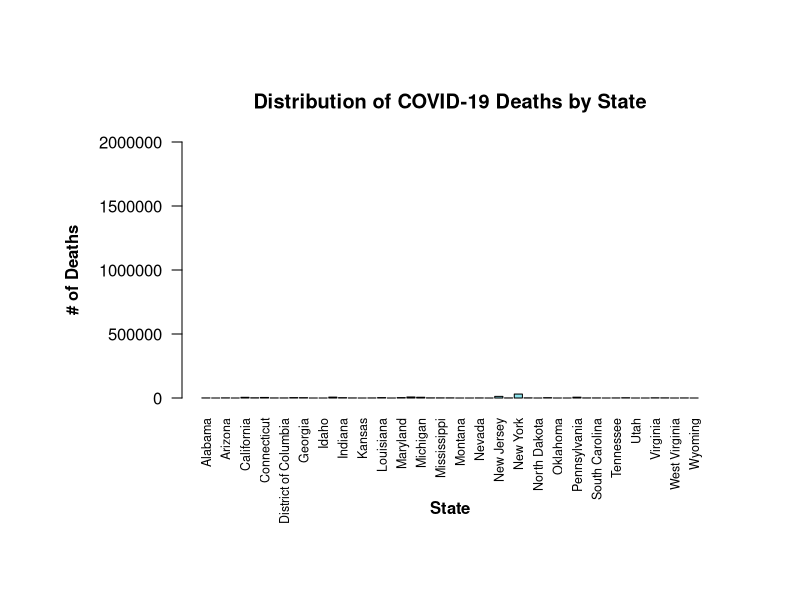
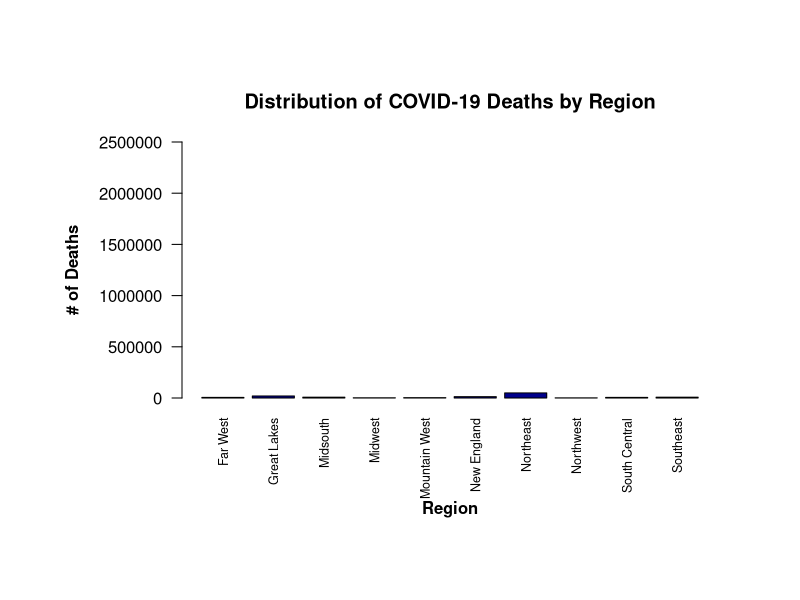

The R script that drew these images, in order:
install.packages("dplyr") 
library(dplyr)
dat <- read.csv("us-states.csv")

## ALABAMA TOTAL DEATHS
AL <- filter(dat, state == "Alabama") %>% select(deaths)
ALtotal <- sum(AL)

## ALASKA TOTAL DEATHS 
AK <- filter(dat, state == "Alaska") %>% select(deaths)
AKtotal <- sum(AK)

## ARIZONA TOTAL DEATHS
AZ <- filter(dat, state == "Arizona") %>% select(deaths)
AZtotal <- sum(AZ)

## ARKANSAS TOTAL DEATHS
AR <- filter(dat, state == "Arkansas") %>% select(deaths)
ARtotal <- sum(AR)

## CALIFORNIA TOTAL DEATHS
CA <- filter(dat, state == "California") %>% select(deaths)
CAtotal <- sum(CA)

## COLORADO TOTAL DEATHS
CO <- filter(dat, state == "Colorado") %>% select(deaths)
COtotal <- sum(CO)

## CONNECTICUT TOTAL DEATHS
CT <- filter(dat, state == "Connecticut") %>% select(deaths)
CTtotal <- sum(CT)

## DELAWARE TOTAL DEATHS
DE <- filter(dat, state == "Delaware") %>% select(deaths)
DEtotal <- sum(DE)

## DISTRICT OF COLUMBIA TOTAL DEATHS
DC <- filter(dat, state == "District of Columbia") %>% select(deaths)
DCtotal <- sum(DC)

## FLORIDA TOTAL DEATHS
FL <- filter(dat, state == "Florida") %>% select(deaths)
FLtotal <- sum(FL)

## GEORGIA TOTAL DEATHS
GA <- filter(dat, state == "Georgia") %>% select(deaths)
GAtotal <- sum(GA)

## HAWAII TOTAL DEATHS
HI <- filter(dat, state == "Hawaii") %>% select(deaths)
HItotal <- sum(HI)

## IDAHO TOTAL DEATHS
ID <- filter(dat, state == "Idaho") %>% select(deaths)
IDtotal <- sum(ID)

## ILLINOIS TOTAL DEATHS
IL <- filter(dat, state == "Illinois") %>% select(deaths)
ILtotal <- sum(IL)

## INDIANA TOTAL DEATHS
IN <- filter(dat, state == "Indiana") %>% select(deaths)
INtotal <- sum(IN)

## IOWA TOTAL DEATHS
IA <- filter(dat, state == "Iowa") %>% select(deaths)
IAtotal <- sum(IA)

## KANSAS TOTAL DEATHS
KS <- filter(dat, state == "Kansas") %>% select(deaths)
KStotal <- sum(KS)

## KENTUCKY TOTAL DEATHS
KY <- filter(dat, state == "Kentucky") %>% select(deaths)
KYtotal <- sum(KY)

## LOUISINANA TOTAL DEATHS
LA <- filter(dat, state == "Louisiana") %>% select(deaths)
LAtotal <- sum(LA)

## MAINE TOTAL DEATHS
ME <- filter(dat, state == "Maine") %>% select(deaths)
MEtotal <- sum(ME)

## MARYLAND TOTAL DEATHS
MD <- filter(dat, state == "Maryland") %>% select(deaths)
MDtotal <- sum(MD)

## MASSACHUSETTS TOTAL DEATHS
MA <- filter(dat, state == "Massachusetts") %>% select(deaths)
MAtotal <- sum(MA)

## MICHIGAN TOTAL DEATHS
MI <- filter(dat, state == "Michigan") %>% select(deaths)
MItotal <- sum(MI)

## MINNESOTA TOTAL DEATHS
MN <- filter(dat, state == "Minnesota") %>% select(deaths)
MNtotal <- sum(MN)

## MISSISSIPPI TOTAL DEATHS
MS <- filter(dat, state == "Mississippi") %>% select(deaths)
MStotal <- sum(MS)

## MISSOURI TOTAL DEATHS
MO <- filter(dat, state == "Missouri") %>% select(deaths)
MOtotal <- sum(MO)

## MONTANA TOTAL DEATHS
MT <- filter(dat, state == "Montana") %>% select(deaths)
MTtotal <- sum(MT)

## NEBRASKA TOTAL DEATHS
NE <- filter(dat, state == "Nebraska") %>% select(deaths)
NEtotal <- sum(NE)

## NEVADA TOTAL DEATHS
NV <- filter(dat, state == "Nevada") %>% select(deaths)
NVtotal <- sum(NV)

## NEW HAMPSHIRE TOTAL DEATHS
NH <- filter(dat, state == "New Hampshire") %>% select(deaths)
NHtotal <- sum(NH)

## NEW JERSEY TOTAL DEATHS
NJ <- filter(dat, state == "New Jersey") %>% select(deaths)
NJtotal <- sum(NJ)

## NEW MEXICO TOTAL DEATHS
NM <- filter(dat, state == "New Mexico") %>% select(deaths)
NMtotal <- sum(NM)

## NEW YORK TOTAL DEATHS
NY <- filter(dat, state == "New York") %>% select(deaths)
NYtotal <- sum(NY)

## NORTH CAROLINA TOTAL DEATHS
NC <- filter(dat, state == "North Carolina") %>% select(deaths)
NCtotal <- sum(NC)

## NORTH DAKOTA TOTAL DEATHS
ND <- filter(dat, state == "North Dakota") %>% select(deaths)
NDtotal <- sum(ND)

## OHIO TOTAL DEATHS
OH <- filter(dat, state == "Ohio") %>% select(deaths)
OHtotal <- sum(OH)

## OKLAHOMA TOTAL DEATHS
OK <- filter(dat, state == "Oklahoma") %>% select(deaths)
OKtotal <- sum(OK)

## OREGON TOTAL DEATHS
OR <- filter(dat, state == "Oregon") %>% select(deaths)
ORtotal <- sum(OR)

## PENNSYLVANIA TOTAL DEATHS
PA <- filter(dat, state == "Pennsylvania") %>% select(deaths)
PAtotal <- sum(PA)

## RHODE ISLAND TOTAL DEATHS
RI <- filter(dat, state == "Rhode Island") %>% select(deaths)
RItotal <- sum(RI)

## SOUTH CAROLINA TOTAL DEATHS
SC <- filter(dat, state == "South Carolina") %>% select(deaths)
SCtotal <- sum(SC)

## SOUTH DAKOTA TOTAL DEATHS
SD <- filter(dat, state == "South Dakota") %>% select(deaths)
SDtotal <- sum(SD)

## TENNESSEE TOTAL DEATHS
TN <- filter(dat, state == "Tennessee") %>% select(deaths)
TNtotal <- sum(TN)

## TEXAS TOTAL DEATHS
TX <- filter(dat, state == "Texas") %>% select(deaths)
TXtotal <- sum(TX)

## UTAH TOTAL DEATHS
UT <- filter(dat, state == "Utah") %>% select(deaths)
UTtotal <- sum(UT)

## VERMONT TOTAL DEATHS
VT <- filter(dat, state == "Vermont") %>% select(deaths)
VTtotal <- sum(VT)

## VIRGINIA TOTAL DEATHS
VA <- filter(dat, state == "Virginia") %>% select(deaths)
VAtotal <- sum(VA)

## WASHINGTON TOTAL DEATHS
WA <- filter(dat, state == "Washington") %>% select(deaths)
WAtotal <- sum(WA)

## WEST VIRGINIA TOTAL DEATHS
WV <- filter(dat, state == "West Virginia") %>% select(deaths)
WVtotal <- sum(WV)

## WISCONSIN TOTAL DEATHS
WI <- filter(dat, state == "Wisconsin") %>% select(deaths)
WItotal <- sum(WI)

## WYOMING TOTAL DEATHS
WY <- filter(dat, state == "Wyoming") %>% select(deaths)
WYtotal <- sum(WY)

#------------------------------------------------------------------------------
#Individual States

StateNames <- c("Alabama", "Alaska", "Arizona", "Arkansas",
                "California", "Colorado", "Connecticut",
                "Delaware", "District of Columbia",
                "Florida", "Georgia", "Hawaii", "Idaho",
                "Illinois", "Indiana", "Iowa", "Kansas",
                "Kentucky", "Louisiana", "Maine", "Maryland",
                "Massachusetts", "Michigan", "Minnesota",
                "Mississippi", "Missouri", "Montana", "Nebraska",
                "Nevada", "New Hampshire", "New Jersey",
                "New Mexico", "New York", "North Carolina",
                "North Dakota", "Ohio", "Oklahoma", "Oregon",
                "Pennsylvania", "Rhode Island", "South Carolina",
                "South Dakota", "Tennessee", "Texas", "Utah",
                "Vermont", "Virginia", "Washington",
                "West Virginia", "Wisconsin", "Wyoming")

StateDeaths <- c(ALtotal, AKtotal, AZtotal, ARtotal, CAtotal,
                 COtotal, CTtotal, DEtotal, DCtotal, FLtotal,
                 GAtotal, HItotal, IDtotal, ILtotal, INtotal,
                 IAtotal, KStotal, KYtotal, LAtotal, MEtotal,
                 MDtotal, MAtotal, MItotal, MNtotal, MStotal,
                 MOtotal, MTtotal, NEtotal, NVtotal, NHtotal, 
                 NJtotal, NMtotal, NYtotal, NCtotal, NDtotal, 
                 OHtotal, OKtotal, ORtotal, PAtotal, RItotal,
                 SCtotal, SDtotal, TNtotal, TXtotal, UTtotal,
                 VTtotal, VAtotal, WAtotal, WVtotal, WItotal,
                 WYtotal)

# Creates a Barplot Displaying Deaths by state
par(mar=c(7,6,4,1)+.1) #sets width of margins of graph
par(oma = c(3, 3, 3, 3)) #adds 4 lines to every side of graph
par(mgp = c(5, 1, 0)) #changes spaces between axes and labels
barplot(StateDeaths, main = "Distribution of COVID-19 Deaths by State",
        xlab = "State", ylab = "# of Deaths", 
        names.arg = StateNames, col = "cadetblue2", 
        las=2, cex.names = .75, font.lab = 2, ylim = c(0, 2000000))

#------------------------------------------------------------------------------
#By Region

FarWestTotal <- sum(CAtotal, HItotal, NVtotal)

GreatLakesTotal <- sum(ILtotal, INtotal, MItotal, MNtotal,
                       OHtotal, WItotal)

MidsouthTotal <- sum(DEtotal, DCtotal, KYtotal, MDtotal, NCtotal,
                     TNtotal, VAtotal, WVtotal)

MidwestTotoal <- sum(IAtotal, KStotal, MOtotal, NEtotal, NDtotal,
                     SDtotal)

MountainwestTotal <- sum(AZtotal, COtotal, IDtotal, MTtotal, NMtotal,
                         UTtotal, WYtotal)

NewEnglandTotal <- sum(CTtotal, MEtotal, MAtotal, NHtotal, RItotal,
                       VTtotal)

NortheastTotal <- sum(NJtotal, NYtotal, PAtotal)

NorthwestTotal <- sum(AKtotal, ORtotal, WAtotal)

SouthCentralTotal <- sum(ARtotal, LAtotal, OKtotal, TXtotal)

SoutheastTotal <- sum(ALtotal, FLtotal, GAtotal, MStotal, SCtotal)

RegionNames <- c("Far West", "Great Lakes", "Midsouth", "Midwest",
                 "Mountain West", "New England", "Northeast",
                 "Northwest", "South Central", "Southeast")

RegionDeaths <- c(FarWestTotal, GreatLakesTotal, MidsouthTotal,
                  MidwestTotoal, MountainwestTotal, NewEnglandTotal,
                  NortheastTotal, NorthwestTotal, SouthCentralTotal,
                  SoutheastTotal)

# Creates a Barplot Displaying Deaths by Region
par(mar=c(7,6,4,1)+.1) #sets width of margins of graph
par(oma = c(3, 3, 3, 3)) #adds 4 lines to every side of graph
par(mgp = c(5, 1, 0)) #changes spaces between axes and labels
barplot(RegionDeaths, main = "Distribution of COVID-19 Deaths by Region",
        xlab = "Region", ylab = "# of Deaths", 
        names.arg = RegionNames, col = "Darkblue", 
        las=2, cex.names = .75, font.lab = 2, ylim = c(0,2500000))
